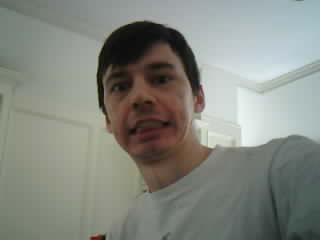
//> input picture RaspberryPi/build/test.jpg, 320 x 240 px
$ ./ocv_face_finder   (built with g++ and OpenCV 4)
//> lines starting //> are read from the running program, lines starting //| are printed output that depends on the picture; after the words box and inside, x2 and y2 are one past the last pixel; in counts of white or black regions, pixels touching at a corner belong together
#include <stdio.h>
#include <float.h>
#include <limits.h>

#include <iostream>
#include <chrono>
#include <ctime>

#include "opencv2/objdetect.hpp"
#include "opencv2/highgui.hpp"
#include "opencv2/imgproc.hpp"
#include "opencv2/videoio.hpp"

#define DETECT_EYES 0

using namespace std;
using namespace cv;
double detectAndWrite( Mat frame );
CascadeClassifier face_cascade;
CascadeClassifier eyes_cascade;
int main( int argc, const char** argv )
{
    CommandLineParser parser(argc, argv,
                             "{help h||}"
                             "{image|test.jpg|Input image file.}"
                             "{iters|10|# of tests to run.}");
    parser.about("Using the cv::CascadeClassifier class to detect objects (Face + eyes) in an image.\n");

    cout << "Face detection with cv::CascadeClassifier class\n";

    String face_cascade_name = samples::findFile( "haarcascade_frontalface_alt.xml" );
    String eyes_cascade_name = samples::findFile( "haarcascade_eye_tree_eyeglasses.xml" );

    // load data models
    if( !face_cascade.load( face_cascade_name ) )
    {
        cout << "--(!)Error loading face cascade\n";
        return -1;
    };
    if( !eyes_cascade.load( eyes_cascade_name ) )
    {
        cout << "--(!)Error loading eyes cascade\n";
        return -1;
    };

    Mat frame = imread( samples::findFile( parser.get<String>("image") ), IMREAD_COLOR );
//> frame is the input picture: 240 rows x 320 cols, CV_8UC3; mean B, G, R 128, 135.7, 132.6
    cout << "loaded input file '" << parser.get<String>("image") << "'\n\n";

#if DETECT_EYES
    cout << "Eye Detection: On\n";
#else
    cout << "Eye Detection: Off\n";
#endif

    // load input image
    double total_dur = 0;
    double lowest_dur = DBL_MAX;
    double highest_dur = 0;
    int iters =  parser.get<int>("iters");
    for ( int i = 0; i < iters; i++ ) {
        Mat frame = imread( samples::findFile( parser.get<String>("image") ), IMREAD_COLOR );
        double t = detectAndWrite( frame );
        if ( t < lowest_dur ) lowest_dur = t;
        if ( t > highest_dur ) highest_dur = t;
        total_dur += t;
    }

    printf("avgerage runtime:      %f seconds\n", total_dur/iters);
    printf("highest  runtime:      %f seconds\n", highest_dur);
    printf("lowest   runtime:      %f seconds\n", lowest_dur);
    printf("total (%d iterations): %f seconds\n", iters, total_dur);
    return 0;
}
double detectAndWrite( Mat frame )
{
    // start timer
    auto t1 = std::chrono::high_resolution_clock::now();

    Mat frame_gray;
    cvtColor( frame, frame_gray, COLOR_BGR2GRAY );
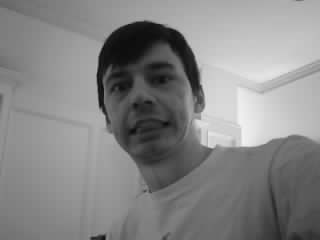
//> frame_gray: 240 rows x 320 cols, CV_8UC1; min 9, max 242, mean 133.9
    equalizeHist( frame_gray, frame_gray );
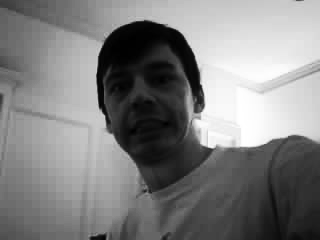
//> frame_gray: 240 rows x 320 cols, CV_8UC1; min 0, max 255, mean 128.4
    //-- Detect faces
    std::vector<Rect> faces;
    face_cascade.detectMultiScale( frame_gray, faces );
//> faces = 1 Rect (x, y, width, height): [92, 40, 99, 99]
    for ( size_t i = 0; i < faces.size(); i++ )
    {
        Point center( faces[i].x + faces[i].width/2, faces[i].y + faces[i].height/2 );
        ellipse( frame, center, Size( faces[i].width/2, faces[i].height/2 ), 0, 0, 360, Scalar( 255, 0, 255 ), 4 );
        Mat faceROI = frame_gray( faces[i] );

#if DETECT_EYES
        // detect eyes
        std::vector<Rect> eyes;
        eyes_cascade.detectMultiScale( faceROI, eyes );
        for ( size_t j = 0; j < eyes.size(); j++ )
        {
            Point eye_center( faces[i].x + eyes[j].x + eyes[j].width/2, faces[i].y + eyes[j].y + eyes[j].height/2 );
            int radius = cvRound( (eyes[j].width + eyes[j].height)*0.25 );
            circle( frame, eye_center, radius, Scalar( 255, 0, 0 ), 4 );
        }
#endif
    }
//> this loop made 1 pass
//> center on pass 1: Point(141, 89)
//> pass 1, in detectAndWrite, `Mat faceROI = frame_gray( faces[i] );`:
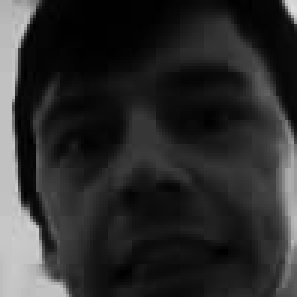
//> faceROI: 99 rows x 99 cols, CV_8UC1 (shown 3 times larger); min 0, max 224, mean 45
//> after the loop:
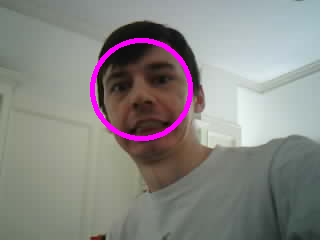
//> frame: 240 rows x 320 cols, CV_8UC3; 2.01% of pixels changed, all inside (x1, y1, x2, y2) = (90, 38, 193, 141)

    // get processing time
    auto t2 = std::chrono::high_resolution_clock::now();
    auto time_span = std::chrono::duration_cast<std::chrono::duration<double>>(t2 - t1);
    // std::cout << "Runtime: " << time_span.count() << " seconds.\n";

    // show me what you got
    imwrite( "face_circled.jpg", frame );
    return time_span.count();
}
